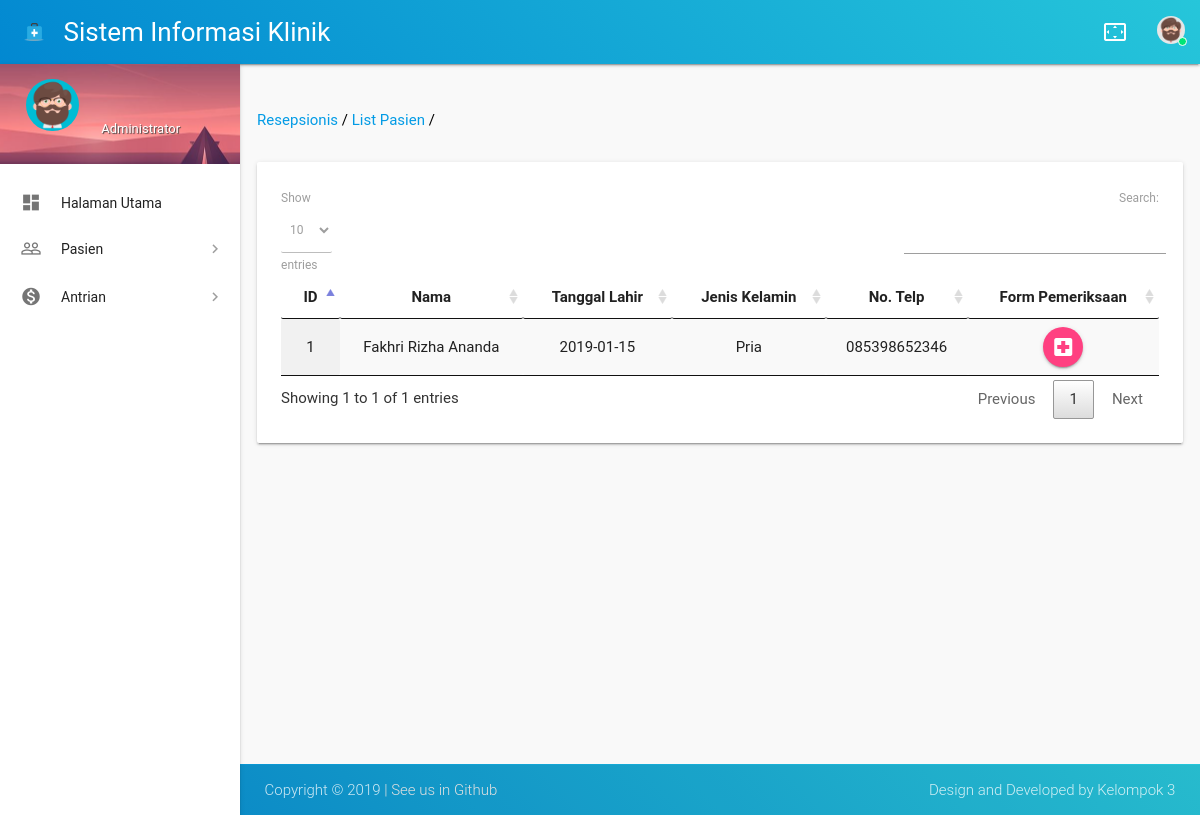
/index.php/resepsionis/list_pasien, run on an earlier commit of the app's database.
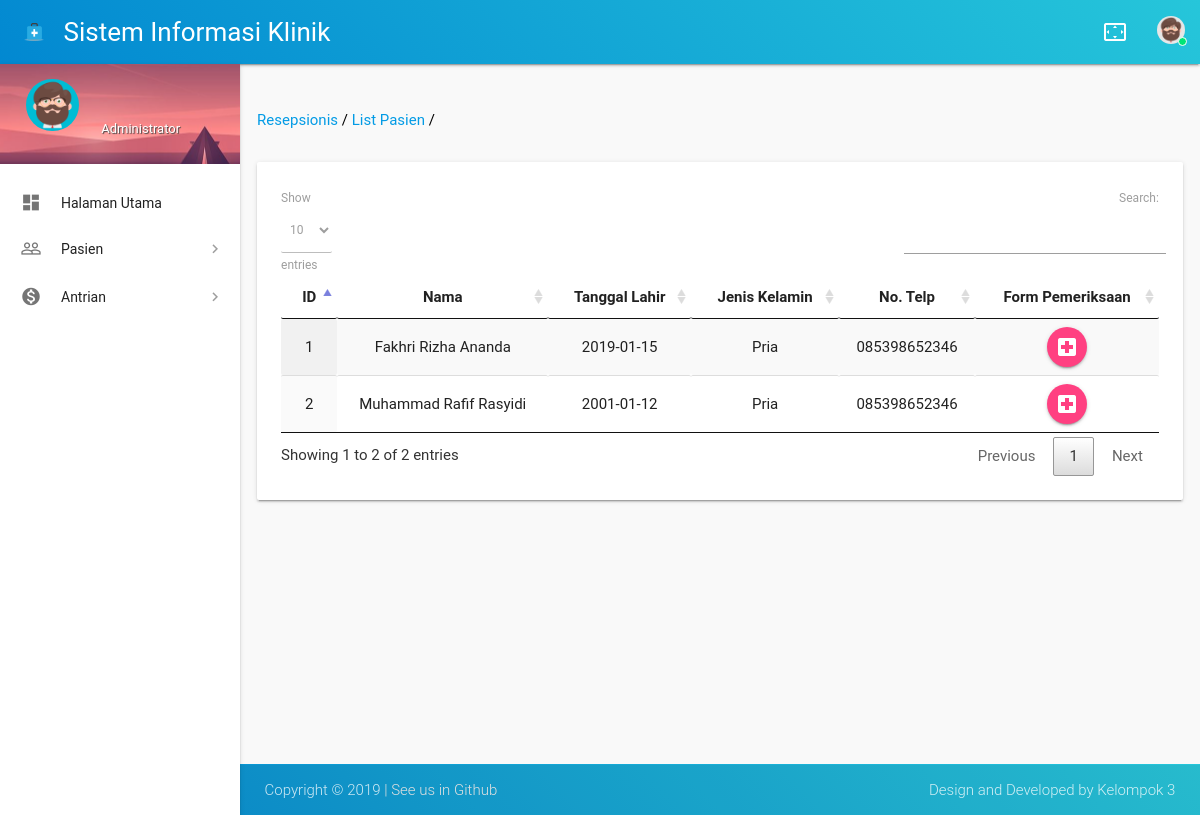
And on a later commit of the database.
### tables this page shows
CREATE TABLE `data_pasien` (
  `dp_id` int(11) NOT NULL,
  `dp_nama` varchar(75) NOT NULL,
  `dp_jenis_kelamin` enum('Pria','Wanita') NOT NULL,
  `dp_tempat_lahir` varchar(50) NOT NULL,
  `dp_tanggal_lahir` date NOT NULL,
  `dp_alamat` varchar(100) NOT NULL,
  `dp_nomor_telepon` varchar(13) NOT NULL
);

### application/controllers/Resepsionis.php (called while the page is built, shortened)
<?php
class Resepsionis extends CI_Controller
{
    public function __construct()
    {
        $this->load->library('user_management');
        $this->load->library('data_konvertor');
        $this->load->model('Main_model', 'M');
    }
    public function list_pasien()
    {
        $var = [
            'title' => 'List Pasien',
            'content' => '/resepsionis/content/list_pasien',
            'breadcrumbs' => explode('/', 'resepsionis/list_pasien'),
            'pasien' => $this->M->select_data_column(
                'data_pasien',
                [
                    'dp_id', 'dp_nama', 'dp_tanggal_lahir', 'dp_jenis_kelamin', 'dp_nomor_telepon'
                ]
            )->result()
        ];
        $this->load->vars($var);
        $this->load->view('resepsionis/layout');
    }
}

### index.php (called while the page is built, shortened)
<?php
require_once BASEPATH.'core/CodeIgniter.php';

### application/models/Main_model.php (called while the page is built, shortened)
<?php
class Main_model extends CI_Model
{
    public function select_data_column($namatabel, $column)
    {
        $column_formatted = [];
        foreach ($column as $key => $value) {
            array_push($column_formatted, "$value");
        }
        $query = $this->db->query('SELECT ' . implode(', ', $column_formatted) . ' FROM ' . $namatabel);
        return $query;
    }
}

### application/views/resepsionis/content/list_pasien.php (the view)
<section id="content">
    <div class="container">
        <div class="row">
            <br><br>
            <div class="col s11 black-text">
                <?php
                    $link = '';
                    foreach ($breadcrumbs as $crumbs) {
                        $link = $link . '/' . $crumbs; ?>
                <a href="<?= base_url($link) ?>" id="breadcrumb"><?= ucwords(str_replace('_', ' ', $crumbs)) ?></a>
                /
                <?php
                    } ?>
            </div>
            <div class="col s1"></div>
            <br><br>
        </div>
        <div class="row">
            <div class="col s12">
                <div class="card-panel">
                    <table id="tabel" class="display centered hover responsive-table">
                        <thead>
                            <tr>
                                <th>ID</th>
                                <th>Nama</th>
                                <th>Tanggal Lahir</th>
                                <th>Jenis Kelamin</th>
                                <th>No. Telp</th>
                                <th>Form Pemeriksaan</th>
                            </tr>
                        </thead>
                        <tbody>
                            <?php foreach ($pasien as $data): ?>
                            <tr>
                                <td><?= $data->dp_id ?>
                                </td>
                                <td><?= $data->dp_nama ?>
                                </td>
                                <td><?= $data->dp_tanggal_lahir ?>
                                </td>
                                <td><?= $data->dp_jenis_kelamin ?>
                                </td>
                                <td><?= $data->dp_nomor_telepon ?>
                                </td>
                                <td><a class="waves-effect waves-light btn-floating" href="http://localhost/Klinik/admin/pemeriksaan_kesehatan_pasien/<?= $data->dp_id ?>"><i
                                            class="material-icons left">local_hospital</i>
                                        Edit</a>
                                </td>
                            </tr>
                            <?php endforeach; ?>
                        </tbody>
                    </table>
                </div>
            </div>
        </div>
</section>

### application/views/resepsionis/layout.php (shortened to what this page needs)
<!DOCTYPE html>
<html lang="en">
<head>
  <link href="<?php echo base_url('assets/css/materialize.css') ?>"
    type="text/css" rel="stylesheet">
  <link href="<?php echo base_url('assets/css/materialize-admin.css') ?>"
    type="text/css" rel="stylesheet">
  <link href="<?php echo base_url('assets/css/materialize-style.css')?>"
    type="text/css" rel="stylesheet">
  <link href="<?php echo base_url('assets/css/main.css')?>"
    type="text/css" rel="stylesheet">
  <link href="<?php echo base_url('assets/vendors/perfect-scrollbar/perfect-scrollbar.css')?>"
    type="text/css" rel="stylesheet">
  <link href="<?php echo base_url('assets/vendors/flag-icon/css/flag-icon.min.css')?>"
    type="text/css" rel="stylesheet">
  <link rel="stylesheet" href="<?php echo base_url('assets/datatables.min.css')?>">
</head>
<body>
  <header id="header" class="page-topbar">
    <div class="navbar-fixed">
      <nav class="navbar-color gradient-45deg-light-blue-cyan">
        <div class="nav-wrapper">
          <ul class="left">
            <li>
              <h1 class="logo-wrapper">
                <a href="<?= base_url() ?>" class="brand-logo darken-1">
                  <img src="<?php echo base_url('assets/images/logo/materialize-logo.png')?>"
                    alt="Logo Klinik">
                  <span class="logo-text hide-on-med-and-down">Sistem Informasi Klinik</span>
                </a>
              </h1>
            </li>
          </ul>
          <ul class="right hide-on-med-and-down">
            <li>
              <a href="javascript:void(0);" class="waves-effect waves-block waves-light toggle-fullscreen">
                <i class="material-icons">settings_overscan</i>
              </a>
            </li>
            <li>
              <a href="javascript:void(0);" class="waves-effect waves-block waves-light profile-button" data-activates="profile-dropdown">
                <span class="avatar-status avatar-online">
                  <img src="<?php echo base_url('assets/images/avatar/avatar-7.png')?>"
                    alt="avatar">
                  <i></i>
                </span>
              </a>
            </li>
          </ul>
        </div>
      </nav>
    </div>
  </header>
  <div id="main">
    <div class="wrapper">
      <aside id="left-sidebar-nav">
        <ul id="slide-out" class="side-nav fixed leftside-navigation">
          <li class="user-details cyan darken-2">
            <div class="row">
              <div class="col col s4 m4 l4">
                <img src="<?php echo base_url('assets/images/avatar/avatar-7.png')?>"
                  alt="" class="circle responsive-img valign profile-image cyan">
              </div>
              <div class="col col s8 m8 l8">
                <a class="btn-flat dropdown-button waves-effect waves-light white-text profile-btn" href="#"
                  data-activates="profile-dropdown-nav"><?= $this->session->userdata('nama') ?></a>
                <p class="user-roal">Administrator</p>
              </div>
            </div>
          </li>
          <li class="no-padding">
            <ul class="collapsible" data-collapsible="accordion">
              <li class="bold">
                <a href="<?= base_url() ?>" class="waves-effect waves-cyan">
                  <i class="material-icons">dashboard</i>
                  <span class="nav-text">Halaman Utama</span>
                </a>
              </li>
              <li class="bold">
                <a class="collapsible-header waves-effect">
                  <i class="material-icons">people_outline</i>
                  <span class="nav-text">Pasien</span>
                </a>
              </li>
              <li class="bold">
                <a class="collapsible-header waves-effect">
                  <i class="material-icons">monetization_on</i>
                  <span class="nav-text">Antrian</span>
                </a>
              </li>
            </ul>
          </li>
        </ul>
      </aside>
      <?php $this->load->view($content)?>
    </div>
  </div>
  <footer class="page-footer gradient-45deg-light-blue-cyan">
    <div class="footer-copyright">
      <div class="container">
        <span>Copyright ©
           <a class="grey-text text-lighten-2" href="https://github.com/fakhririzha/klinik" target="_blank"> |
            See
            us in Github</a></span>
        <span class="right hide-on-small-only"> Design and Developed by Kelompok 3</span>
      </div>
    </div>
  </footer>
</body>
</html>

What changed in the data, as far as the page shows it:
added data_pasien: dp_id "2", dp_nama "Muhammad Rafif Rasyidi", dp_tanggal_lahir "2001-01-12", dp_jenis_kelamin "Pria", dp_nomor_telepon "085398652346"
Also different on the page:
text written by a page script: "Show entries Search: Showing 1 to 1 of 1 entries Previous 1 Next" → "Show entries Search: Showing 1 to 2 of 2 entries Previous 1 Next"
